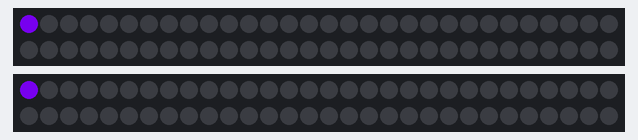
A sketch run on a simulated Arduino Uno, built with avr-gcc and run on an emulated ATmega328P. Parts: 2 × 60 RGB LEDs in strip order, left to right, continuing on the next row.

Above: at 0.16 s.
At 5.24 s:
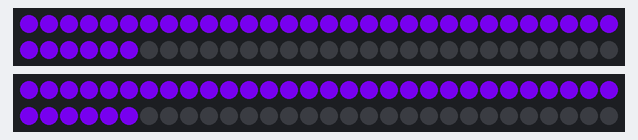
At 9.61 s:
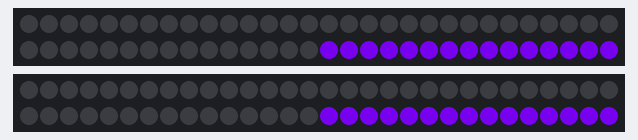
At 19.0 s:
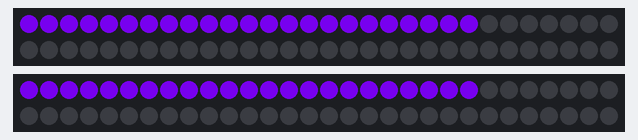
At 28.52 s:
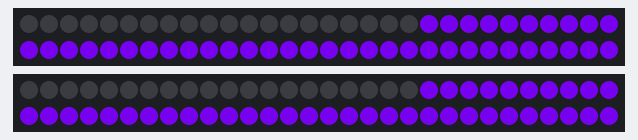
At 38.21 s:
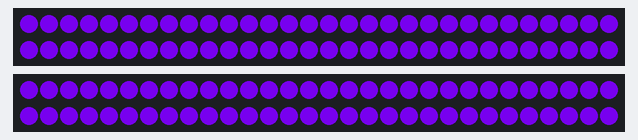

The sketch:

led_seq_3_flower.ino
```cpp
// ArrayOfLedArrays - see https://github.com/FastLED/FastLED/wiki/Multiple-Controller-Examples for more info on
// using multiple controllers.  In this example, we're going to set up three NEOPIXEL strips on three
// different pins, each strip getting its own CRGB array to be played with, only this time they're going
// to be all parts of an array of arrays.

//#include "FastLED.h"

//#define NUM_STRIPS 3
//#define NUM_LEDS_PER_STRIP 30
////CRGB leds[NUM_STRIPS][NUM_LEDS_PER_STRIP];
//
//// For mirroring strips, all the "special" stuff happens just in setup.  We
//// just addLeds multiple times, once for each strip
//void setup() {
//  // tell FastLED there's 60 NEOPIXEL leds on pin 10
//  FastLED.addLeds<NEOPIXEL, 3>(leds[0], NUM_LEDS_PER_STRIP);
//
//  // tell FastLED there's 60 NEOPIXEL leds on pin 11
//  FastLED.addLeds<NEOPIXEL, 7>(leds[1], NUM_LEDS_PER_STRIP);
//
//  // tell FastLED there's 60 NEOPIXEL leds on pin 12
//  FastLED.addLeds<NEOPIXEL, 12>(leds[2], NUM_LEDS_PER_STRIP);
//
//}
int ls = 20;
#include "FastLED.h"
#define NUM_LEDS 60 //milkLED
#define NUM_LEDS2 60 //barLED
  CRGB leds[NUM_LEDS]; //milk
  CRGB leds2[NUM_LEDS]; //milk2

#define PIN 15 //5 pcb
#define PIN2 17  //11 pcb


void setup()
{
  FastLED.addLeds<WS2811, PIN, GRB>(leds, NUM_LEDS).setCorrection( TypicalLEDStrip );
  FastLED.addLeds<WS2811, PIN2, GRB>(leds2, NUM_LEDS).setCorrection( TypicalLEDStrip );

}

// *** REPLACE FROM HERE ***
void loop() {

  ///RED-ORANGE-YELLOW-BLUE-GREEN
//  delay(500);
   colorWipe(0x65,0x00,0xcc,ls );//violet

  colorWipe(0x00,0x00,0x00, ls);

//  colorWipe2(0x00,0x00,0x00, ls);

     colorWipe2(0x65,0x00,0xcc,ls );//violet

  colorWipe2(0x00,0x00,0x00, ls);

//  colorWipe2(0xdd,0x00,0xdd, ls );//pink
////  colorWipe(0x00,0x00,0x00, 15);
//  colorWipe(0x00,0xaa,0x00, ls);//BLUE
////  colorWipe(0x00,0x00,0x00, 15);
//  colorWipe(0x00,0x00,0xaa, ls);//GREEN
//  //  colorWipe(0x00,0x00,0x00, 15);
//    colorWipe(0xaa,0xaa,0x00, ls);//YELLOW

//  colorWipe(0x00,0x00,0x00, 15);
  delay(100);
}

// ---> here we define the effect function <---
// *** REPLACE TO HERE ***

void showStrip() {
 #ifdef ADAFRUIT_NEOPIXEL_H
   // NeoPixel
   strip.show();
 #endif
 #ifndef ADAFRUIT_NEOPIXEL_H
   // FastLED
   FastLED.show();
 #endif
}

void setPixel(int Pixel, byte red, byte green, byte blue) {
 #ifdef ADAFRUIT_NEOPIXEL_H
   // NeoPixel
   strip.setPixelColor(Pixel, strip.Color(red, green, blue));
 #endif
 #ifndef ADAFRUIT_NEOPIXEL_H
   // FastLED
   leds[Pixel].r = red;
   leds[Pixel].g = green;
   leds[Pixel].b = blue;

   leds2[Pixel].r = red;
   leds2[Pixel].g = green;
   leds2[Pixel].b = blue;

 #endif
}

//void setPixel2(int Pixel, byte red, byte green, byte blue) {
// #ifdef ADAFRUIT_NEOPIXEL_H
//   // NeoPixel
//   strip.setPixelColor(Pixel, strip.Color(red, green, blue));
// #endif
// #ifndef ADAFRUIT_NEOPIXEL_H
//   // FastLED
//   leds[Pixel].r = red - red;
//   leds[Pixel].g = red - green;
//   leds[Pixel].b = red - blue;
//   leds2[Pixel].r = red - red;
//   leds2[Pixel].g = red - green;
//   leds2[Pixel].b = red - blue;
// #endif
//}
//
//void setAll(byte red, byte green, byte blue) {
//  for(int i = 0; i < NUM_LEDS; i++ ) {
//    setPixel2(i, red, green, blue);
//  }
//  showStrip();
//}


void colorWipe(byte red, byte green, byte blue, int SpeedDelay) {
  for(uint16_t i=0; i<NUM_LEDS; i++) {
      setPixel(i, red, green, blue);
      showStrip();
      delay(SpeedDelay);
  }
}


void colorWipe2(byte red, byte green, byte blue, int SpeedDelay) {
  for(uint16_t j=NUM_LEDS; j>0; j--) {
      setPixel(j-1, red, green, blue);
      showStrip();
      delay(SpeedDelay);
  }
  return;
}
```
